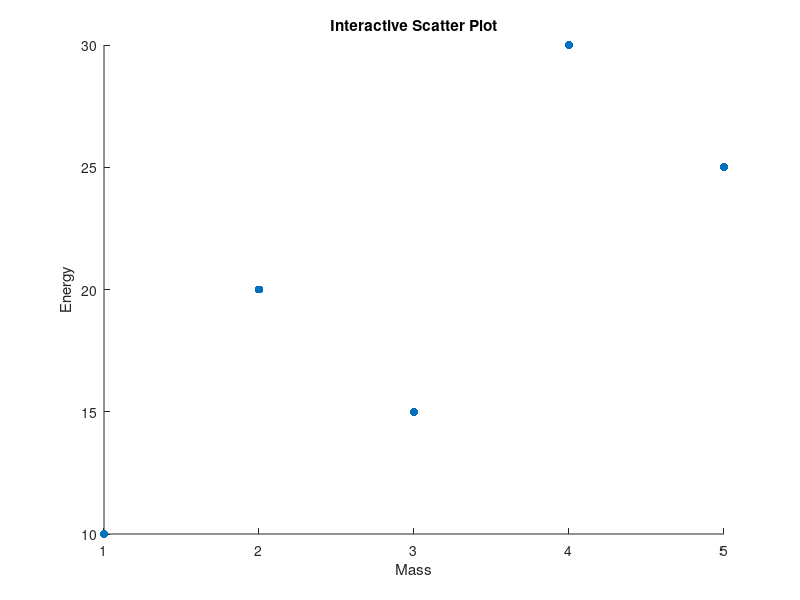

This chart was generated by the following MATLAB code: (Note: this script raises an error after producing the figure.)
% Example data
mass = [1, 2, 3, 4, 5]; % x-axis values
energy = [10, 20, 15, 30, 25]; % y-axis values
labels = {'Point A', 'Point B', 'Point C', 'Point D', 'Point E'}; % data point labels

% Create scatter plot
figure;
scatter(mass, energy, 'filled');
xlabel('Mass');
ylabel('Energy');
title('Interactive Scatter Plot');

% Enable data cursor mode
dcm = datacursormode(gcf);
datacursormode on;

% Set custom update function to display the label
dcm.UpdateFcn = @(obj, event_obj) myLabelCallback(event_obj, mass, energy, labels);

function txt = myLabelCallback(event_obj, mass, energy, labels)
    % Get the position of the clicked point
    pos = get(event_obj, 'Position');
    % Find the index of the clicked point
    idx = find(mass == pos(1) & energy == pos(2), 1);
    % Display the label corresponding to the point
    if ~isempty(idx)
        txt = sprintf('Mass: %.2f\nEnergy: %.2f\nLabel: %s', pos(1), pos(2), labels{idx});
    else
        txt = 'No data';
    end
end
